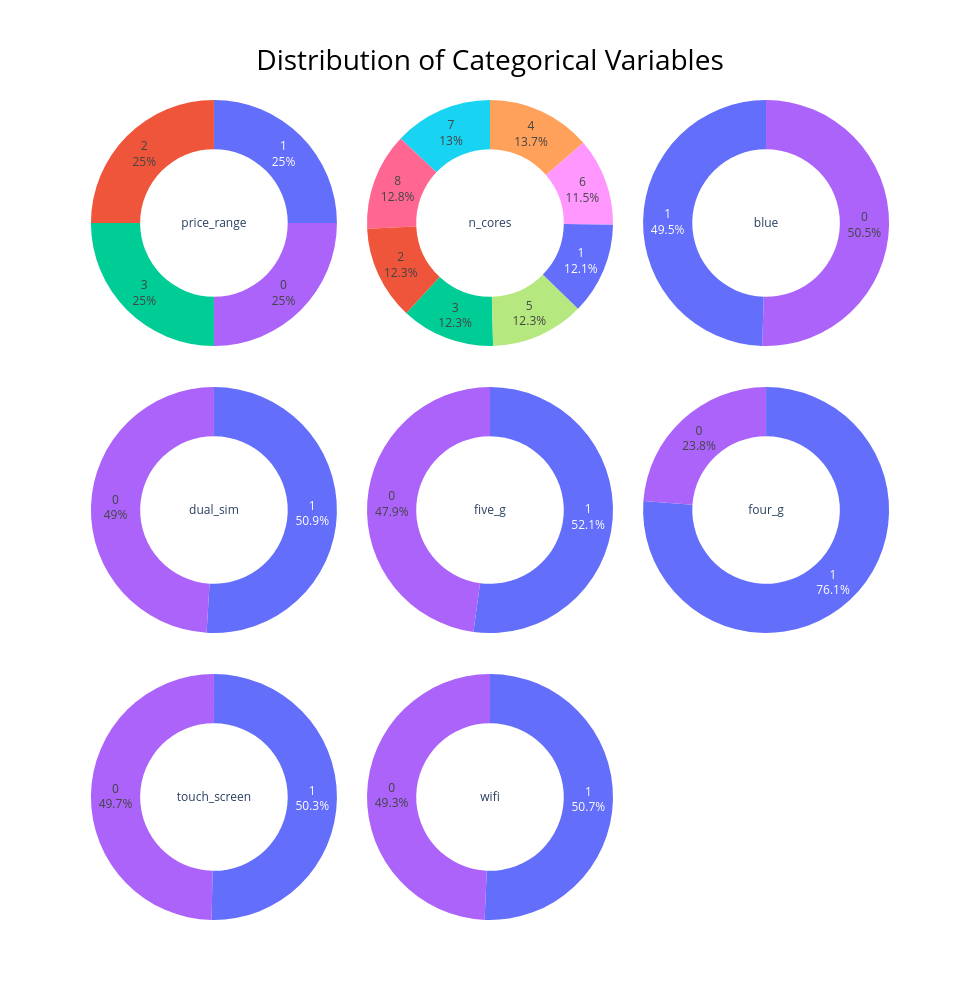

The cell this chart's notebook holds for it:
### Code cell
categorical_features = ['price_range', 'n_cores', 'blue', 'dual_sim', 'five_g', 'four_g', 'touch_screen', 'wifi']
num_features = len(categorical_features)
cols = 3
rows = (num_features + cols - 1) // cols

fig = make_subplots(rows=rows, cols=cols, specs=[[{'type':'domain'}]*cols for _ in range(rows)], vertical_spacing=0.05, horizontal_spacing=0.01)

for i, feature in enumerate(categorical_features):
    value_counts = df_train[feature].value_counts()
    labels = value_counts.index.tolist()
    values = value_counts.values.tolist()

    pie_chart = go.Pie(labels=labels, values=values, hole=0.6, textposition='inside', textinfo='percent+label', title=feature)
    fig.add_trace(pie_chart, row=(i // cols) + 1, col=(i % cols) + 1)

fig.update_layout(showlegend=False, height=1000, width=980, title_text="Distribution of Categorical Variables", title_x=0.5, title_y=0.95, title_font=dict(size=28, color='black'))
fig.show()

### Figure 1 — Plotly figure (JSON) as saved in the notebook; plotly's stock layout.template omitted (floating-point values rounded to 4 significant figures)
{"data": [{"domain": {"x": [0, 0.3267], "y": [0.7, 1]}, "hole": 0.6, "labels": [1, 2, 3, 0], "textinfo": "percent+label", "textposition": "inside", "title": {"text": "price_range"}, "type": "pie", "values": [500, 500, 500, 500]}, {"domain": {"x": [0.3367, 0.6633], "y": [0.7, 1]}, "hole": 0.6, "labels": [4, 7, 8, 2, 3, 5, 1, 6], "textinfo": "percent+label", "textposition": "inside", "title": {"text": "n_cores"}, "type": "pie", "values": [274, 259, 256, 247, 246, 246, 242, 230]}, {"domain": {"x": [0.6733, 1], "y": [0.7, 1]}, "hole": 0.6, "labels": [0, 1], "textinfo": "percent+label", "textposition": "inside", "title": {"text": "blue"}, "type": "pie", "values": [1010, 990]}, {"domain": {"x": [0, 0.3267], "y": [0.35, 0.65]}, "hole": 0.6, "labels": [1, 0], "textinfo": "percent+label", "textposition": "inside", "title": {"text": "dual_sim"}, "type": "pie", "values": [1019, 981]}, {"domain": {"x": [0.3367, 0.6633], "y": [0.35, 0.65]}, "hole": 0.6, "labels": [1, 0], "textinfo": "percent+label", "textposition": "inside", "title": {"text": "five_g"}, "type": "pie", "values": [1043, 957]}, {"domain": {"x": [0.6733, 1], "y": [0.35, 0.65]}, "hole": 0.6, "labels": [1, 0], "textinfo": "percent+label", "textposition": "inside", "title": {"text": "four_g"}, "type": "pie", "values": [1523, 477]}, {"domain": {"x": [0, 0.3267], "y": [0, 0.3]}, "hole": 0.6, "labels": [1, 0], "textinfo": "percent+label", "textposition": "inside", "title": {"text": "touch_screen"}, "type": "pie", "values": [1006, 994]}, {"domain": {"x": [0.3367, 0.6633], "y": [0, 0.3]}, "hole": 0.6, "labels": [1, 0], "textinfo": "percent+label", "textposition": "inside", "title": {"text": "wifi"}, "type": "pie", "values": [1014, 986]}], "layout": {"height": 1000, "showlegend": false, "title": {"font": {"color": "black", "size": 28}, "text": "Distribution of Categorical Variables", "x": 0.5, "y": 0.95}, "width": 980}}
